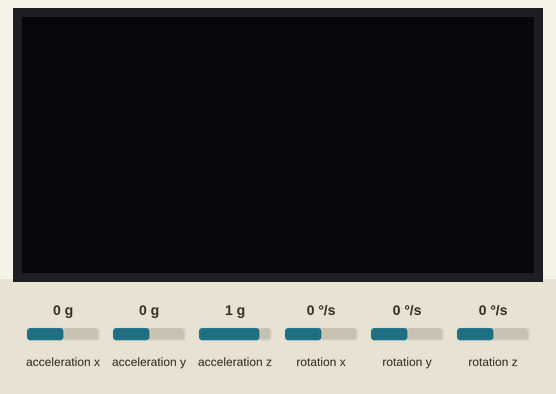
Simulated run of this sketch. Board: ESP8266 (NodeMCU). On the bench: 128×64 one-colour display. Wiring (inferred from the names in the program): MPU-6050 motion sensor at I2C address 0x68. The test bench sets the inputs (shaded band); at power-on: acceleration x 0 g, acceleration y 0 g, acceleration z 1 g, rotation x 0 °/s, rotation y 0 °/s, rotation z 0 °/s. What the sketch prints to the serial monitor is not drawn.

Above: at 1.4 s.
1.5 s: acceleration x set to -1.4 g
At 1.8 s:
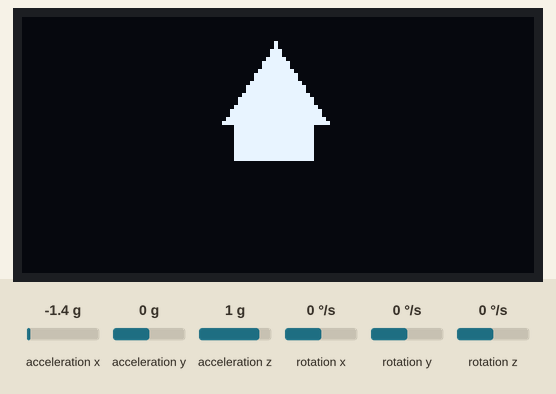
3.9 s: acceleration y set to -1.4 g
At 4.5 s:
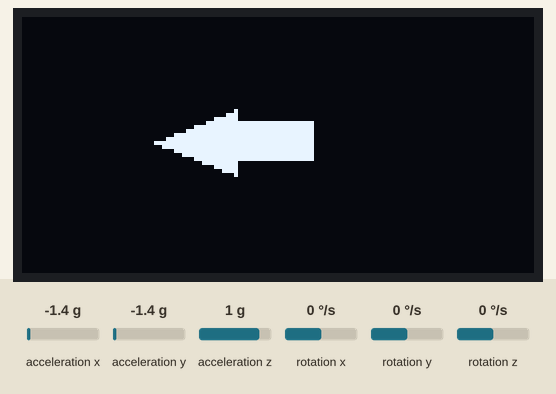
5.5 s: acceleration y set to 0.8 g
At 6.5 s:
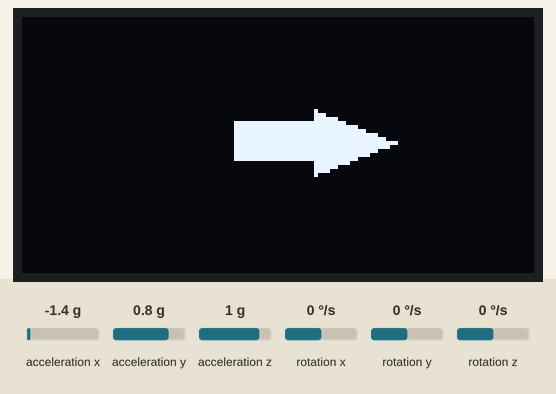
Timing chart, 0 to 8.5 s (numbered marks = the images above; inputs shaded):
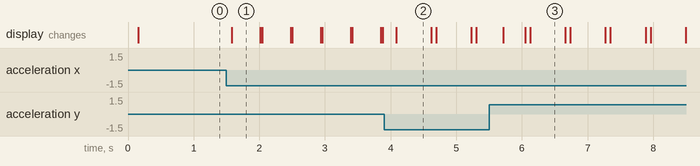

The sketch:

oled_mpu.ino
```cpp
#include <Wire.h>
#include <Adafruit_SSD1306.h>
#include <Adafruit_GFX.h>

// MPU6050 Slave Device Address
const uint8_t MPU6050SlaveAddress = 0x68;
// OLED display TWI address
const uint8_t OLED_ADDR = 0x3C;

// Select SDA and SCL pins for I2C communication
const uint8_t scl = D1;
const uint8_t sda = D2;
// reset pin not used on 4-pin OLED module
Adafruit_SSD1306 display(-1);  // -1 = no reset pin

// sensitivity scale factor respective to full scale setting provided in datasheet
const uint16_t AccelScaleFactor = 182;//16384;
const uint16_t GyroScaleFactor = 131;

int xAng = 0, yAng = 0, zAng = 0;

// 128 x 64 pixel display
#if (SSD1306_LCDHEIGHT != 64)
#error("Height incorrect, please fix Adafruit_SSD1306.h!");
#endif

// MPU6050 few configuration register addresses
const uint8_t MPU6050_REGISTER_SMPLRT_DIV   =  0x19;
const uint8_t MPU6050_REGISTER_USER_CTRL    =  0x6A;
const uint8_t MPU6050_REGISTER_PWR_MGMT_1   =  0x6B;
const uint8_t MPU6050_REGISTER_PWR_MGMT_2   =  0x6C;
const uint8_t MPU6050_REGISTER_CONFIG       =  0x1A;
const uint8_t MPU6050_REGISTER_GYRO_CONFIG  =  0x1B;
const uint8_t MPU6050_REGISTER_ACCEL_CONFIG =  0x1C;
const uint8_t MPU6050_REGISTER_FIFO_EN      =  0x23;
const uint8_t MPU6050_REGISTER_INT_ENABLE   =  0x38;
const uint8_t MPU6050_REGISTER_ACCEL_XOUT_H =  0x3B;
const uint8_t MPU6050_REGISTER_SIGNAL_PATH_RESET  = 0x68;

int16_t AccelX, AccelY, AccelZ, Temperature, GyroX, GyroY, GyroZ;

void setup() {
  Serial.begin(9600);
  Wire.begin(sda, scl);
  MPU6050_Init();
  // initialize and clear display
  display.begin(SSD1306_SWITCHCAPVCC, OLED_ADDR);
  display.clearDisplay();
  display.display();
}

void loop() {
  double Ax, Ay, Az, T, Gx, Gy, Gz;

  Read_RawValue(MPU6050SlaveAddress, MPU6050_REGISTER_ACCEL_XOUT_H);

  //divide each with their sensitivity scale factor
  Ax = (double)AccelX/AccelScaleFactor;
  Ay = (double)AccelY/AccelScaleFactor;
  Az = (double)AccelZ/AccelScaleFactor;
  T = (double)Temperature/340+36.53; //temperature formula
  Gx = (double)GyroX/GyroScaleFactor;
  Gy = (double)GyroY/GyroScaleFactor;
  Gz = (double)GyroZ/GyroScaleFactor;

  Serial.print("Ax: "); Serial.print(Ax);
  Serial.print(" Ay: "); Serial.print(Ay);
  Serial.print(" Az: "); Serial.println(Az);
  //Serial.print(" T: "); Serial.print(T);
  //Serial.print(" Gx: "); Serial.print(Gx);
  //Serial.print(" Gy: "); Serial.print(Gy);
  //Serial.print(" Gz: "); Serial.println(Gz);

  if(Ax<-50)
  up();
  if(Ax>50)
  down();
  if(Ay<-50)
  left();
  if(Ay>50)
  right();
  delay(100);

}

void I2C_Write(uint8_t deviceAddress, uint8_t regAddress, uint8_t data){
  Wire.beginTransmission(deviceAddress);
  Wire.write(regAddress);
  Wire.write(data);
  Wire.endTransmission();
}

// read all 14 register
void Read_RawValue(uint8_t deviceAddress, uint8_t regAddress){
  Wire.beginTransmission(deviceAddress);
  Wire.write(regAddress);
  Wire.endTransmission();
  Wire.requestFrom(deviceAddress, (uint8_t)14);
  AccelX = (((int16_t)Wire.read()<<8) | Wire.read());
  AccelY = (((int16_t)Wire.read()<<8) | Wire.read());
  AccelZ = (((int16_t)Wire.read()<<8) | Wire.read());
  Temperature = (((int16_t)Wire.read()<<8) | Wire.read());
  GyroX = (((int16_t)Wire.read()<<8) | Wire.read());
  GyroY = (((int16_t)Wire.read()<<8) | Wire.read());
  GyroZ = (((int16_t)Wire.read()<<8) | Wire.read());
}

//configure MPU6050
void MPU6050_Init(){
  delay(150);
  I2C_Write(MPU6050SlaveAddress, MPU6050_REGISTER_SMPLRT_DIV, 0x07);
  I2C_Write(MPU6050SlaveAddress, MPU6050_REGISTER_PWR_MGMT_1, 0x01);
  I2C_Write(MPU6050SlaveAddress, MPU6050_REGISTER_PWR_MGMT_2, 0x00);
  I2C_Write(MPU6050SlaveAddress, MPU6050_REGISTER_CONFIG, 0x00);
  I2C_Write(MPU6050SlaveAddress, MPU6050_REGISTER_GYRO_CONFIG, 0x00);//set +/-250 degree/second full scale
  I2C_Write(MPU6050SlaveAddress, MPU6050_REGISTER_ACCEL_CONFIG, 0x00);// set +/- 2g full scale
  I2C_Write(MPU6050SlaveAddress, MPU6050_REGISTER_FIFO_EN, 0x00);
  I2C_Write(MPU6050SlaveAddress, MPU6050_REGISTER_INT_ENABLE, 0x01);
  I2C_Write(MPU6050SlaveAddress, MPU6050_REGISTER_SIGNAL_PATH_RESET, 0x00);
  I2C_Write(MPU6050SlaveAddress, MPU6050_REGISTER_USER_CTRL, 0x00);
}

void right(){
  //arrow right
  display.clearDisplay();
  display.display();
  display.fillRect(53,26,20,10,WHITE);
  display.fillTriangle(73,23,93,31,73,39,WHITE);
  display.display();
}
void left(){
  //arrow left
  display.clearDisplay();
  display.display();
  display.fillRect(53,26,20,10,WHITE);
  display.fillTriangle(33,31,53,23,53,39,WHITE);
  display.display();
}
void up(){
  //arrow up
  display.clearDisplay();
  display.display();
  display.fillRect(53,26,20,10,WHITE);
  display.fillTriangle(50,26,76,26,63,6,WHITE);
  display.display();
}
void down(){
  //arrow down
  display.clearDisplay();
  display.display();
  display.fillRect(53,26,20,10,WHITE);
  display.fillTriangle(50,36,76,36,63,56,WHITE);
  display.display();
}
void nothing(){
  //nothing
  display.setTextSize(1);
  display.setTextColor(WHITE);
  display.setCursor(50,0);
  display.clearDisplay();
  display.display();
  display.println("nothing");
  display.display();
}
```

Measured:
- after the input at 1.5 s, the display: changes after 0.08 s (image 1)
- after the input at 3.9 s, the display: changes after 0.18 s (image 2)
- after the input at 5.5 s, the display: changes after 0.22 s (image 3)
- what the display in image 1 shows lasts 0.4 s, from 1.6 s to 2.0 s
- what the display in image 2 shows lasts 0.5 s, from 4.1 s to 4.6 s
